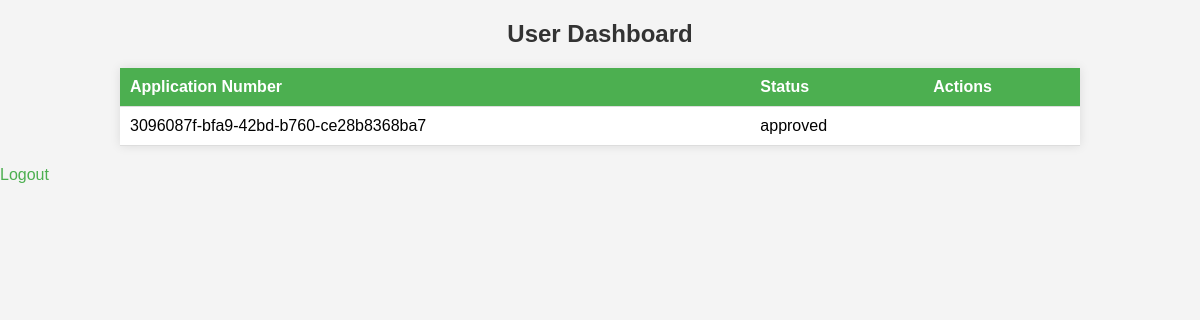
Before: /user_dashboard/ (signed in) with the older database file.
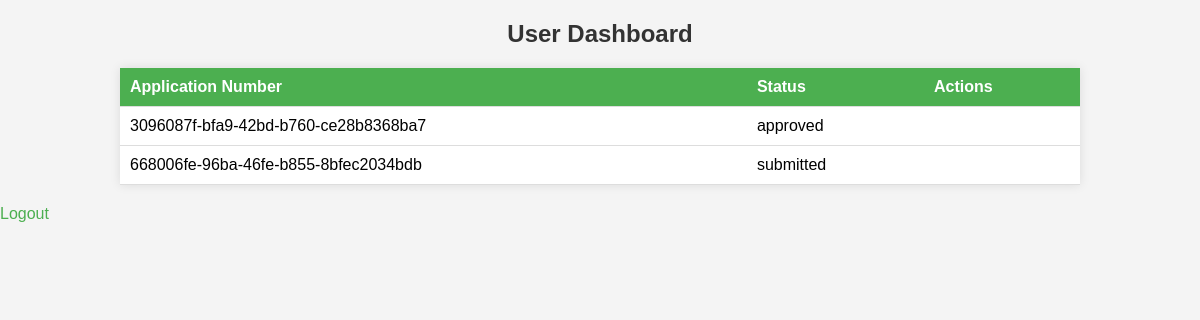
After: the same page with the newer database file.
### myapp/models.py (models this page shows, shortened)
class BuildingPermit(models.Model):
    AREA_CHOICES = [
        ('0-0.3', '0<0.3'),
        ('0.3-0.5', '0.3<0.5'),
        ('0.5-0.7', '0.5<0.7'),
        ('0.7+', '>=0.7'),
    ]
    FLOORS_CHOICES = [
        ('1-3', '1-3'),
        ('4-6', '4-6'),
        ('7+', '>=7'),
    ]
    __application_status_options = {
        "submitted": "Submitted",
        "in progress": "In Progress",
        "approved": "Approved",
        "rejected": "Rejected",
        "additional": "Additional Document Required",
    }
    name = models.CharField(max_length=100)
    contact_number = models.CharField(max_length=15)
    mail_id = models.EmailField()
    city = models.CharField(max_length=100)
    province = models.CharField(max_length=100)
    area = models.CharField(max_length=20, choices=AREA_CHOICES)
    floors = models.CharField(max_length=20, choices=FLOORS_CHOICES)
    government_id_proof = models.FileField(upload_to=user_id_proof_path)
    land_purchase_record = models.FileField(upload_to=user_land_records_path)
    trees_required = models.PositiveIntegerField()
    application_number = models.CharField(max_length=50, default=str(uuid.uuid4()))
    application_status = models.CharField(max_length=20, choices=__application_status_options, default="submitted")
    date = models.CharField(max_length=50, default=str(datetime.now().strftime("%B %d, %Y")))
    user_id = models.PositiveIntegerField(default=1)
    usr = models.ForeignKey(CustomUser, on_delete=models.CASCADE)
    additional_document_description = models.CharField(max_length=1000, blank=True, null=True)
    additional_document_1 = models.FileField(upload_to=user_additional_document_1_path, blank=True, null=True)
    additional_document_2 = models.FileField(upload_to=user_additional_records_2_path, blank=True, null=True)

### myapp/views.py (the view)
# urls.py: path('user_dashboard/', views.user_dashboard, name='user_dashboard'),
@login_required
def user_dashboard(request):
    permits = BuildingPermit.objects.filter(usr=request.user)
    return render(request, 'user/user_dashboard.html', {'permits': permits})

### myapp/templates/user/user_dashboard.html (shortened to what this page needs)
{% load static %}
<!DOCTYPE html>
<html lang="en">
<head>
    <link rel="stylesheet" type="text/css" href="{% static 'user/user_dashboard.css' %}">
</head>
<body>
    <h2>User Dashboard</h2>
    <table>
        <thead>
            <tr>
                <th>Application Number</th>
                <th>Status</th>
                <th>Actions</th>
            </tr>
        </thead>
        <tbody>
            {% for permit in permits %}
                <tr>
                    <td>{{ permit.application_number }}</td>
                    <td>{{ permit.application_status }}</td>
                    <td>
                    </td>
                </tr>
            {% endfor %}
        </tbody>
    </table>
    <a href="{% url 'myapp:logout' %}">Logout</a>
</body>
</html>

Changed rows visible on the page:
added BuildingPermit: application_number "668006fe-96ba-46fe-b855-8bfec2034bdb", application_status "submitted"
